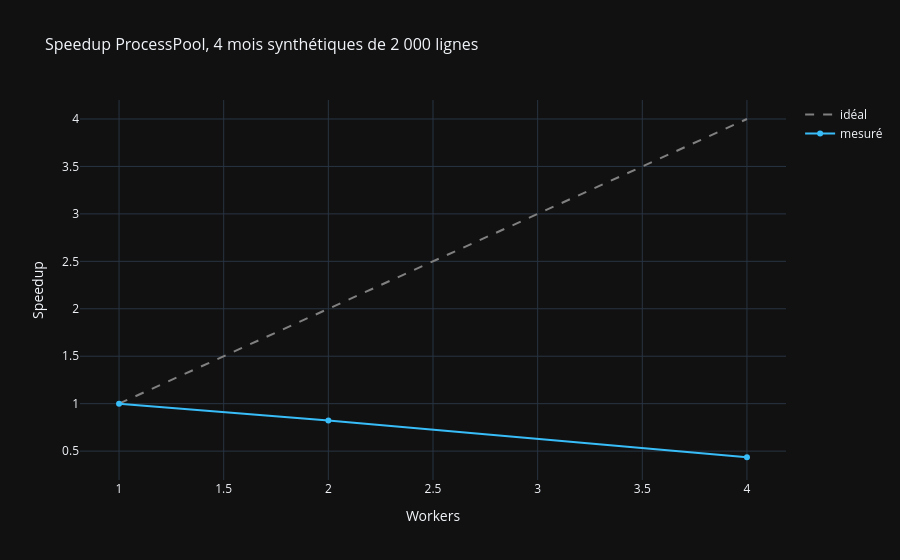

Source (notebook cell):
### Markdown cell above
## Scalabilité multiprocessing

Mesure sur 4 mois synthétiques de 2 000 lignes, workers limités au nombre de CPU de la machine. `persist_outputs=False` pour ne pas réécrire `data/processed/`.

### Code cell
from src.optim.parallel import process_months_parallel
import os

cpu = os.cpu_count() or 1
worker_counts = sorted({w for w in [1, 2, 4, cpu] if w <= cpu})
rows = []
for n_workers in worker_counts:
    _, elapsed_s = process_months_parallel(
        [1, 2, 3, 4], 2_000, n_workers, persist_outputs=False, use_real=False
    )
    rows.append({"n_workers": n_workers, "elapsed_s": elapsed_s})
curve = pd.DataFrame(rows)
ref = float(curve.loc[curve["n_workers"] == 1, "elapsed_s"].iloc[0])
curve["speedup"] = ref / curve["elapsed_s"]
display(curve)

fig = go.Figure()
fig.add_trace(
    go.Scatter(
        x=curve["n_workers"],
        y=curve["n_workers"],
        mode="lines",
        name="idéal",
        line=dict(dash="dash", color="gray"),
    )
)
fig.add_trace(
    go.Scatter(
        x=curve["n_workers"],
        y=curve["speedup"],
        mode="lines+markers",
        name="mesuré",
        line=dict(color="#38bdf8"),
    )
)
fig.update_layout(
    title="Speedup ProcessPool, 4 mois synthétiques de 2 000 lignes",
    xaxis_title="Workers",
    yaxis_title="Speedup",
)
style_plotly(fig)
fig.show()

### Figure 1 — Plotly figure (JSON) as saved in the notebook; plotly's stock layout.template omitted (floating-point values rounded to 4 significant figures)
{"data": [{"line": {"color": "gray", "dash": "dash"}, "mode": "lines", "name": "idéal", "type": "scatter", "x": [1, 2, 4], "y": [1, 2, 4]}, {"line": {"color": "#38bdf8"}, "mode": "lines+markers", "name": "mesuré", "type": "scatter", "x": [1, 2, 4], "y": [1.0, 0.8216, 0.4353]}], "layout": {"title": {"font": {"size": 16}, "text": "Speedup ProcessPool, 4 mois synthétiques de 2 000 lignes"}, "xaxis": {"title": {"text": "Workers"}}, "yaxis": {"title": {"text": "Speedup"}}}}
